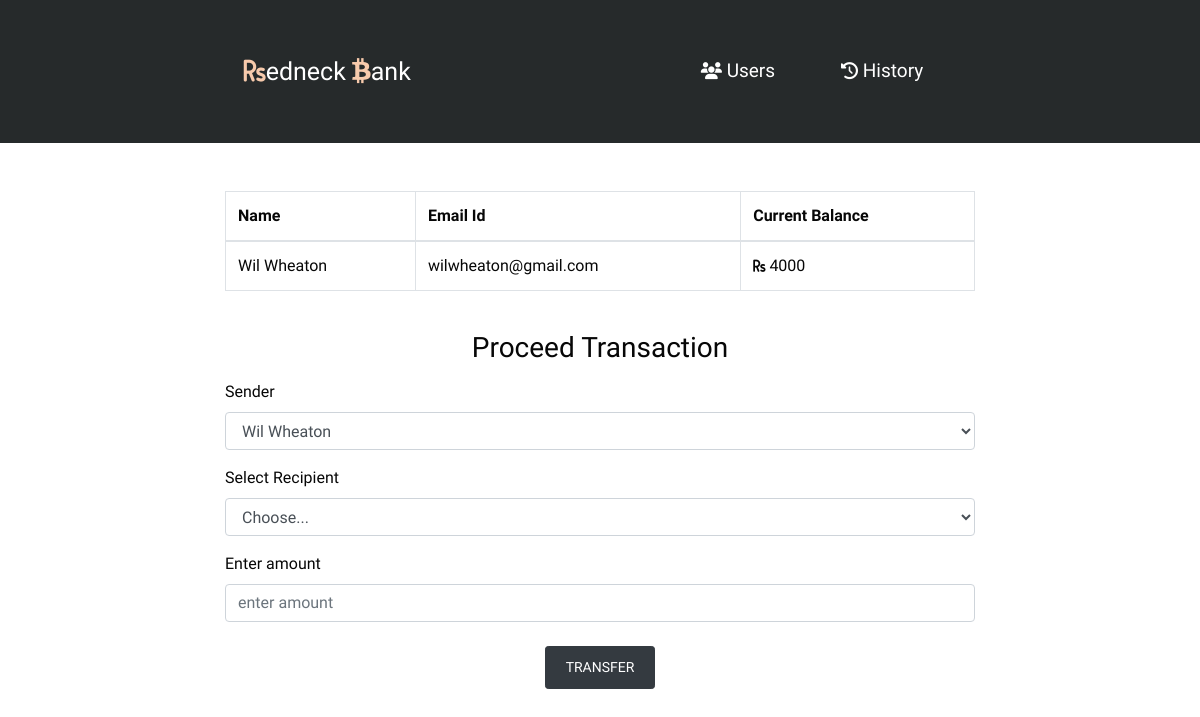
Page /transfer/3 on the committed database.
### BS_APP/models.py (models this page shows, shortened)
class User(AbstractBaseUser, PermissionsMixin):
    full_name = models.CharField(max_length=255, null=True, blank=True)
    email = models.EmailField(_('email address'), unique=True)
    is_active = models.BooleanField(default=True)
    date_joined = models.DateTimeField(default=timezone.now)
    is_staff = models.BooleanField(default=False)
    current_balance = models.IntegerField( null=True, blank=True)
    USERNAME_FIELD = 'email'
    REQUIRED_FIELDS = []
    objects = CustomUserManager()

### BS_APP/views.py (the view)
# urls.py: path('transfer/<int:pk>',transfer),
def transfer(request, pk):
    user = User.objects.get(pk=pk)
    receiver = User.objects.all()
    return render(request, 'transfer.html',{"user":user,"receiver":receiver})

### BS_APP/templates/transfer.html (shortened to what this page needs)
{% extends 'base.html' %}{% load static %} {% block body %}
<div class="container mt-5">
  <div class="table-responsive table-hover">
    <table class="table table-bordered">
      <thead>
        <tr>
          <th scope="col">Name</th>
          <th scope="col">Email Id</th>
          <th scope="col">Current Balance</th>
        </tr>
      </thead>
      <tbody>
        <tr>
          <td>{{ user.full_name }}</td>
          <td>{{ user.email }}</td>
          <td>
            <i class="fas fa-rupee-sign rupee"></i> {{ user.current_balance }}
          </td>
        </tr>
      </tbody>
    </table>
  </div>
  <h3 class="text-center mb-3 mt-4">Proceed Transaction</h3>
  <form action="/add_transfer/" method="POST">
    <div class="form-group">
      <label for="Select1">Sender</label>
      <select class="form-control" id="Select1" name="sender">
        <option selected>{{user.full_name}}</option>
      </select>
    </div>
    <div class="form-group">
      <label for="Select2">Select Recipient</label>
      <select class="form-control" id="Select2" name="receiver">
        <option selected>Choose...</option>
      </select>
    </div>
    <div class="form-group">
      <label for="amount">Enter amount</label>
      <input
        type="number"
        class="form-control"
        id="amount"
        placeholder="enter amount"
        name="amount"
      />
    </div>
    <div class="text-center">
      <button type="submit" class="btn button my-2 btn-sm btn-dark view-user">
        TRANSFER
      </button>
    </div>
  </form>
</div>
{% endblock %}

### BS_APP/static/css/style.css (style rules this page uses)
* { font-family: "Varela", sans-serif; }
body { -webkit-background-size: cover; -moz-background-size: cover; background-size: cover; -o-background-size: cover; background-color: #262a2b !important; color: #fff !important; margin-bottom: 150px; }
.base { background-color: #fff !important; color: #070707 !important; }
* { margin: 0; padding: 0; list-style: none; text-decoration: none; }
.container { width: 65% !important; max-width: 95% !important; }
.view-user { text-decoration: none !important; padding: 10px 20px !important; text-transform: uppercase !important; border-radius: none !important; }
.rupee { font-size: 14px !important; }

### rows in the picture
User: full_name "Wil Wheaton", email "wilwheaton@gmail.com", current_balance "4000", sender "Wil Wheaton"
